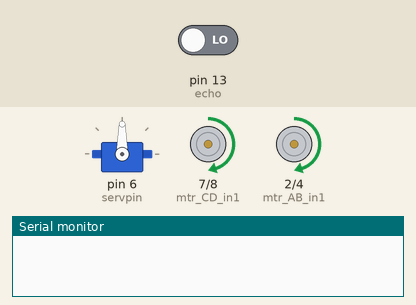
This sketch was run on a simulated Arduino Uno, built with avr-gcc and run on an emulated ATmega328P. Parts: servo, motor-driver pin pairs drawn as motors (green arrow = first pin HIGH = forward, orange = second pin HIGH = backward, longer = more drive, scaled by the enable pin), the last lines printed to the serial monitor. Inputs (shaded band) come from the test bench; at power-on: pin 13 (echo) LOW.

Above: at 0.05 s.
At 2.25 s:
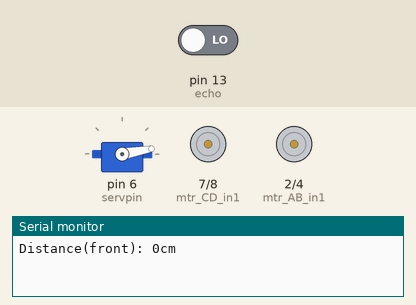
At 4.5 s:
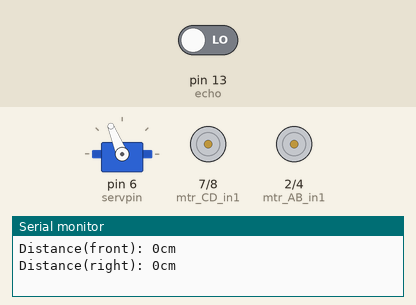
Timing chart, 0 to 5.9 s (numbered marks = the images above):
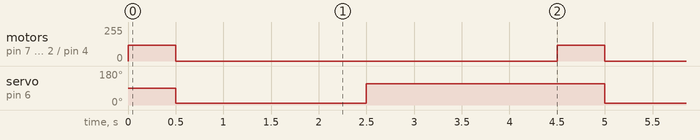

The sketch:

AURAMAN.ino
```cpp
#include<Servo.h>
Servo serv;

int servpin= 6;

int trig= 12;
int echo= 13;
long duration,distance;

int mtr_AB_en= 3;
int mtr_AB_in1= 2;
int mtr_AB_in2= 4;

int mtr_CD_en= 5;
int mtr_CD_in1= 7;
int mtr_CD_in2= 8;


void setup() {

  Serial.begin(9600);

  serv.attach(servpin);

  pinMode(trig, OUTPUT);
  pinMode(echo,INPUT);

  pinMode(mtr_AB_en,OUTPUT);
  pinMode(mtr_AB_in1,OUTPUT);
  pinMode(mtr_AB_in2,OUTPUT);

  pinMode(mtr_CD_en,OUTPUT);
  pinMode(mtr_CD_in1,OUTPUT);
  pinMode(mtr_CD_in2,OUTPUT);


}

void loop() {

  digitalWrite(mtr_AB_in1,HIGH);
  digitalWrite(mtr_AB_in2,LOW);
  analogWrite(mtr_AB_en,120);

  digitalWrite(mtr_CD_in1,HIGH);
  digitalWrite(mtr_CD_in2,LOW);
  analogWrite(mtr_CD_en,120);


  delay(500);


  digitalWrite(mtr_AB_in1,LOW);
  digitalWrite(mtr_AB_in2,LOW);

  digitalWrite(mtr_CD_in1,LOW);
  digitalWrite(mtr_CD_in2,LOW);

  serv.write(10);
  digitalWrite(trig,LOW);
  delayMicroseconds(2);
  digitalWrite(trig,HIGH);
  delayMicroseconds(10);
  duration= pulseIn(echo, HIGH);
  distance= (duration*.0343)/2;

  Serial.print("Distance(front): ");
  Serial.print(distance);
  Serial.println( "cm");

  delay(1000);


  serv.write(112);
  digitalWrite(trig,LOW);
  delayMicroseconds(2);
  digitalWrite(trig,HIGH);
  delayMicroseconds(10);
  duration= pulseIn(echo, HIGH);
  distance= (duration*.0343)/2;

  Serial.print("Distance(right): ");
  Serial.print(distance);
  Serial.println( "cm");

  delay(1000);


}
```

Measured:
- by itself, servo on pin 6 (servpin): alternates 112° for 2.5 s and 10° for 2.0 s
- by itself, motor on pin 7 (mtr_CD_in1) / pin 8 (mtr_CD_in2), motor on pin 2 (mtr_AB_in1) / pin 4 (mtr_AB_in2): alternates forward 120/255 for 0.50 s and stopped for 4.0 s
